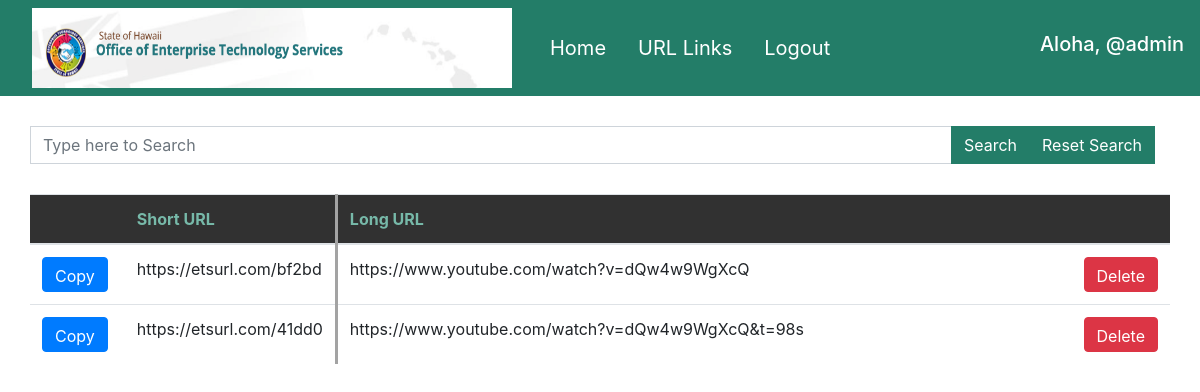
Page /manage/ (signed in) on the committed database.
### playground/models.py (models this page shows)
class Url(models.Model):
    longLink = models.CharField(max_length=1000)
    shortCode = models.CharField(max_length=30)
    creationDate = models.DateField(default=date.today)
    clicks = models.IntegerField(default=0)

### playground/views.py (the view)
# urls.py: path('manage/', views.manage_view, name='manage'),
@login_required(login_url= 'login')
def manage_view(request):
    queryset = Url.objects.all()
    context = {
        'object_list': queryset
    }
    return render (request, 'manage.html', context)

### playground/templates/manage.html (shortened to what this page needs)
{%extends "base.html"%}
{%block content %}
<div class="input-group container" style="padding-left: 0px; padding-top: 30px; display: flex;">
    <input type="search-field" class="form-control" name="searchfield" id="searchfield"
        placeholder="Type here to Search">
    <div class = "input-group-append">
        <button type="button" class="btn searchStyle" id="search" name="search">Search</button>
        <button type="button" class="btn searchStyle" id="reset" name="reset"
            onClick="window.location.reload();">Reset Search</button>
    </div>
</div>
<div class="" style="padding: 30px;">
    <table class="table">
        <thead>
            <tr class="table-header">
                <th class="col-1"></th>
                <th class="col-2">Short URL</th>
                <th class="col-8" style="border-left-style: solid;border-left-color: rgba(121, 121, 121, 0.686)">Long URL</th>
                <th class="col-1"></th>
            </tr>
        </thead>
        <tbody>
            {%for instance in object_list %}
            <tr class="record">
                <td class="col-1"><button name="copy" class="btn btn-primary copy-btn" style="height:35px;"
                        short-add={{instance.shortCode}}>Copy</button></td>
                <td class="col-2">https://etsurl.com/{{instance.shortCode}}</td>
                <td class="col-8" style="border-left-style: solid; border-left-color: rgba(121, 121, 121, 0.686);">{{instance.longLink}}</td>
                <td class="col-1"><a href="{%url 'delete_data' instance.id%}" id="delete" class=" delete btn btn-danger"
                        style="height:35px; opacity: 100%;">Delete</a></td>
            </tr>
            {%endfor %}
        </tbody>
    </table>
</div>
{%endblock%}

### playground/templates/navbar.html (shortened to what this page needs)
{% load static %}
<nav class="navbar navbar-expand-lg navbar-light sticky-top" style="background-color: #237d68;">
    <img src="{% static '/logo.png' %}" width="510" height="80" class="d-inline-block align-top" alt="banner" style="padding-right: 30px;">
    <div class="collapse navbar-collapse" id="navbarSupportedContent">
      <ul class="navbar-nav mr-auto">
        <li class="nav-item active">
          <a style ="text-align: center; color: white;" class="navbar-brand nav-link" href="/">Home<span class="sr-only">(current)</span></a>
        </li>
        <li class="nav-item active">
          <a style ="text-align: center; color: white;" class="nav-link navbar-brand" href="/manage/">URL Links<span class="sr-only">(current)</span></a>
          </li>
          <li class="nav-item active">
            <a style ="text-align: center; color: white;" class="nav-link navbar-brand" href="{% url 'logoutUser' %}">Logout<span class="sr-only">(current)</span></a>
          </li>
      </ul>
        <span id="hellomsg"> <h5 style="color:white">Aloha, @{{request.user}}</h5></span>
    </div>
  </nav>

### playground/templates/navbar.html (style rules this page uses)
.nav-link { opacity: 100%; }

### playground/templates/manage.html (style rules this page uses)
.searchStyle { color: #fff; background-color: #237d68; border-color: #237d68; border-top-right-radius: 0; border-bottom-right-radius: 0; border: 1px solid transparent; }
.table-header { color:#77b9a9; background-color: rgb(49, 49, 49); }

### rows in the picture
Url: shortCode "bf2bd", longLink "https://www.youtube.com/watch?v=dQw4w9WgXcQ"
Url: shortCode "41dd0", longLink "https://www.youtube.com/watch?v=dQw4w9WgXcQ&t=98s"

### other values in the picture
{{ request.user }} "admin"
